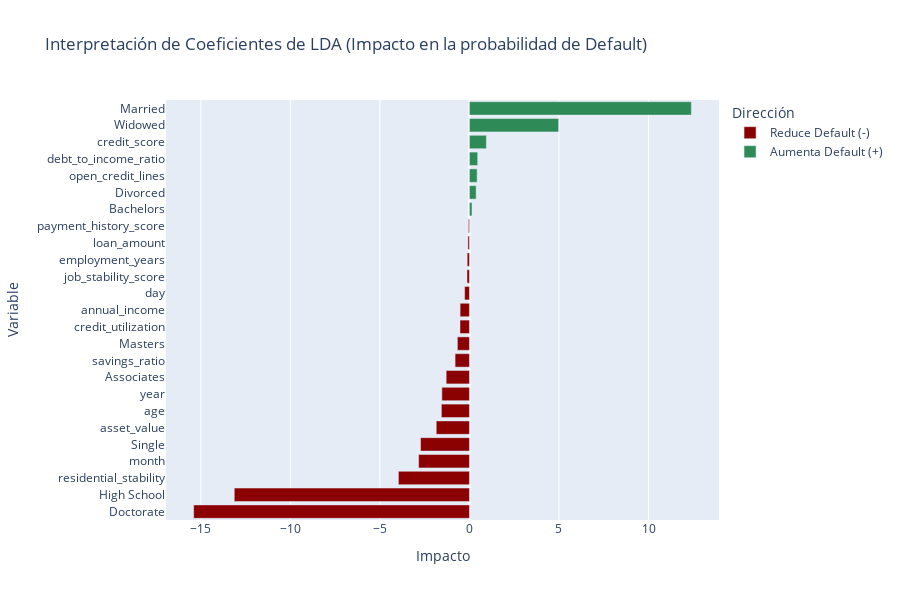

Source (notebook cell):
### Code cell
try:
    lda_coefficients = model1.model.coef_[0] 
except AttributeError:
    print("Error:model1.model.coef_ no es accesible.")

feature_names = train_data.drop("loan_status", axis=1).columns

interpretation_df = pd.DataFrame({
    'Variable': feature_names,
    'Coeficiente LDA': lda_coefficients,
    'Importancia Absoluta': np.abs(lda_coefficients) 
}).sort_values(by='Importancia Absoluta', ascending=False)

fig = px.bar(
    interpretation_df.sort_values(by='Coeficiente LDA', ascending=True),
    x='Coeficiente LDA',
    y='Variable',
    color=np.where(interpretation_df.sort_values(by='Coeficiente LDA')['Coeficiente LDA'] > 0, 'Aumenta Default (+)', 'Reduce Default (-)'),
    title='Interpretación de Coeficientes de LDA (Impacto en la probabilidad de Default)',
    labels={'Coeficiente LDA': 'Impacto', 'color': 'Dirección'},
    color_discrete_map={'Aumenta Default (+)': 'seagreen', 'Reduce Default (-)': 'darkred'},
    orientation='h'
)
fig.update_layout(height=600)
fig.show()

interpretation_df.head(10)

### Figure 1 — Plotly figure (JSON) as saved in the notebook; plotly's stock layout.template omitted (floating-point values rounded to 4 significant figures)
{"data": [{"alignmentgroup": "True", "hovertemplate": "Dirección=Reduce Default (-)<br>Impacto=%{x}<br>Variable=%{y}<extra></extra>", "legendgroup": "Reduce Default (-)", "marker": {"color": "darkred", "pattern": {"shape": ""}}, "name": "Reduce Default (-)", "offsetgroup": "Reduce Default (-)", "orientation": "h", "showlegend": true, "textposition": "auto", "type": "bar", "x": [-15.4, -13.13, -3.967, -2.839, -2.731, -1.854, -1.567, -1.541, -1.299, -0.8014, -0.6731, -0.5284, -0.5213, -0.2709, -0.1365, -0.1258, -0.08418, -0.05619], "xaxis": "x", "y": ["Doctorate", "High School", "residential_stability", "month", "Single", "asset_value", "age", "year", "Associates", "savings_ratio", "Masters", "credit_utilization", "annual_income", "day", "job_stability_score", "employment_years", "loan_amount", "payment_history_score"], "yaxis": "y"}, {"alignmentgroup": "True", "hovertemplate": "Dirección=Aumenta Default (+)<br>Impacto=%{x}<br>Variable=%{y}<extra></extra>", "legendgroup": "Aumenta Default (+)", "marker": {"color": "seagreen", "pattern": {"shape": ""}}, "name": "Aumenta Default (+)", "offsetgroup": "Aumenta Default (+)", "orientation": "h", "showlegend": true, "textposition": "auto", "type": "bar", "x": [0.1423, 0.3747, 0.4304, 0.4601, 0.9461, 4.98, 12.39], "xaxis": "x", "y": ["Bachelors", "Divorced", "open_credit_lines", "debt_to_income_ratio", "credit_score", "Widowed", "Married"], "yaxis": "y"}], "layout": {"barmode": "relative", "height": 600, "legend": {"title": {"text": "Dirección"}, "tracegroupgap": 0}, "title": {"text": "Interpretación de Coeficientes de LDA (Impacto en la probabilidad de Default)"}, "xaxis": {"anchor": "y", "domain": [0, 1], "title": {"text": "Impacto"}}, "yaxis": {"anchor": "x", "domain": [0, 1], "title": {"text": "Variable"}}}}
